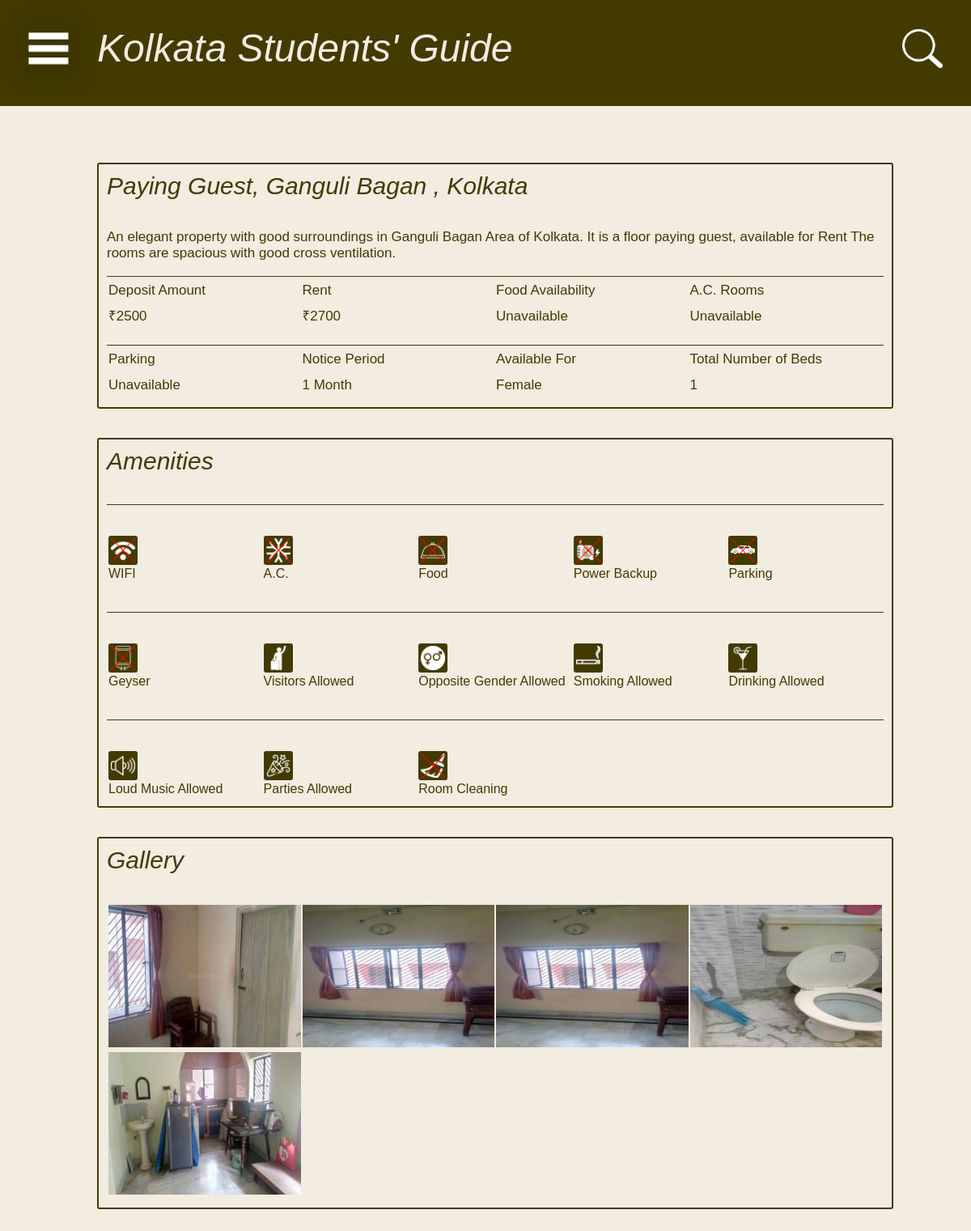
The app's page /KGS/pg/info.php?id=1 with its own data.
### tables this page shows
CREATE TABLE `payguest` (
  `id` int(4) NOT NULL,
  `name` varchar(30) NOT NULL,
  `price` int(10) NOT NULL,
  `gender` varchar(6) NOT NULL,
  `wifi` tinyint(1) NOT NULL,
  `ac` tinyint(1) NOT NULL,
  `food` tinyint(1) NOT NULL,
  `powerbackup` tinyint(1) NOT NULL,
  `roomcleaning` tinyint(1) NOT NULL,
  `depamount` int(10) NOT NULL,
  `parking` tinyint(1) NOT NULL,
  `seats` int(2) NOT NULL,
  `geyser` tinyint(1) NOT NULL,
  `noticeperiod` int(2) NOT NULL,
  `closetime` tinytext NOT NULL,
  `visitors` tinyint(1) NOT NULL,
  `oppgender` tinyint(1) NOT NULL,
  `smoking` tinyint(1) NOT NULL,
  `drinking` tinyint(1) NOT NULL,
  `loudmusic` tinyint(1) NOT NULL,
  `party` tinyint(1) NOT NULL,
  `location` tinytext NOT NULL,
  `description` text NOT NULL,
  `phone` bigint(10) UNSIGNED NOT NULL,
  `email` tinytext NOT NULL
);

CREATE TABLE `images` (
  `uid` int(11) NOT NULL,
  `id` int(11) NOT NULL,
  `name` tinytext NOT NULL
);

### KGS/pg/info.php (the view, shortened to what this page needs)
<!DOCTYPE html>
<html>
	<head>
		<link rel="stylesheet" type="text/css" href="../CSS/nav_menu.css"/>
		<link rel="stylesheet" type="text/css" href="../CSS/pginfo.css"/>
		<link rel="stylesheet" type="text/css" href="../CSS/search.css"/>
		<link rel="stylesheet" type="text/css" href="../CSS/header.css"/>
	</head>
	<body>
		<?php include '../PHP/header.php' ?>
		<div id="page">
    		<?php
    		    include "../PHP/dbhandler.php";
    		    $id = $_GET['id'];
    		    $sql = "SELECT * FROM payguest where id = '".$id."'";
    		    $res = mysqli_query($conn, $sql);
    		    if(mysqli_num_rows($res)==0){
    		        echo '<div class="block" id="error">
    		            <span>Sorry! Cannot find matching results :(</span>
    		            <br><br><a href="pglist.php">Click here to search for PG accomodation</a>
    		            <br>
    		        </div>';
    		    }
    		    else{
        		    $row = mysqli_fetch_array($res);
        		    $food=$row["food"]=="1"?"Available":"Unavailable";
        		    $ac=$row["ac"]=="1"?"Available":"Unavailable";
        		    $parking=$row["parking"]=="on"?"Available":"Unavailable";
        		    $wifi_path = "../Pictures/no_wifi.png";
        		    $ac_path = "../Pictures/no_ac.png";
        		    $food_path = "../Pictures/no_tray.png";
        		    $power_path = "../Pictures/no_power.png";
        		    $room_path = "../Pictures/no_room.png";
        		    $park_path = "../Pictures/no_park.png";
        		    $geyser_path = "../Pictures/no_geyser.png";
        		    $visitors_path = "../Pictures/no_visitors.png";
        		    $opp_path = "../Pictures/no_opp.png";
        		    $smoke_path = "../Pictures/no_smoke.png";
        		    $drink_path = "../Pictures/no_drink.png";
        		    $music_path = "../Pictures/no_music.png";
        		    $party_path = "../Pictures/no_party.png";
        		    if($row["visitors"]=="1"){
        		        $visitors_path = "../Pictures/visitors.png";
        		    }
        		    if($row["oppgender"]=="1"){
        		        $opp_path = "../Pictures/opp.png";
        		    }
        		    if($row["smoking"]=="1"){
        		        $smoke_path = "../Pictures/smoke.png";
        		    }
        		    if($row["drinking"]=="1"){
        		        $drink_path = "../Pictures/drink.png";
        		    }
        		    if($row["loudmusic"]=="1"){
        		        $music_path = "../Pictures/music.png";
        		    }
        		    if($row["party"]=="1"){
        		        $party_path = "../Pictures/party.png";
        		    }
        		    if($row["depamount"]=="0"){
        		        $row["depamount"] = "-";
        		    }else{
        		        $row["depamount"] = "₹".$row["depamount"];
        		    }
        		    if($row["noticeperiod"]=="0"){
        		        $row["noticeperiod"] = "-";
        		    }else if($row["noticeperiod"]=="1"){
        		        $row["noticeperiod"] .= " Month";
        		    }else{
        		        $row["noticeperiod"] .= " Months";
        		    }
            	    echo '<div id="bas_det" class="block">
            		    <div class="header">Paying Guest, '.$row["location"].', Kolkata</div><br><br>
            		    <span class="desc">'.ucfirst($row["description"]).'</span><br><br>
            		    <table>
            		        <tr>
            		            <td>Deposit Amount</td>
            		            <td>Rent</td>
            		            <td>Food Availability</td>
            		            <td>A.C. Rooms</td>
            		        </tr>
            		        <tr>
            		            <td>'.$row["depamount"].'</td>
            		            <td>₹'.$row["price"].'</td>
            		            <td>'.$food.'</td>
            		            <td>'.$ac.'</td>
            		        </tr>
            		    </table>
            		    <br>
            		    <table>
            		        <tr>
            		            <td>Parking</td>
            		            <td>Notice Period</td>
            		            <td>Available For</td>
            		            <td>Total Number of Beds</td>
            		        </tr>
            		        <tr>
            		            <td>'.$parking.'</td>
            		            <td>'.$row["noticeperiod"].'</td>
            		            <td>'.ucfirst($row["gender"]).'</td>
            		            <td>'.$row["seats"].'</td>
            		        </tr>
            		    </table>
            		</div><br><br>
            		<div id="amenity" class="block">
                        <div class="header">Amenities</div><br><br>
                        <table>
                            <tr>
                                <td><img class="icon" src="'.$wifi_path.'"></img></td>
                                <td><img class="icon" src="'.$ac_path.'"></img></td>
                                <td><img class="icon" src="'.$food_path.'"></img></td>
                                <td><img class="icon" src="'.$power_path.'"></img></td>
                                <td><img class="icon" src="'.$park_path.'"></img></td>
                            </tr>
                            <tr>
                                <td>WIFI</td>
                                <td>A.C.</td>
                                <td>Food</td>
                                <td>Power Backup</td>
                                <td>Parking</td>
                            </tr>
                        </table>
                        <br><br>
                        <table>
                            <tr>
                                <td><img class="icon" src="'.$geyser_path.'"></img></td>
                                <td><img class="icon" src="'.$visitors_path.'"></img></td>
                                <td><img class="icon" src="'.$opp_path.'"></img></td>
                                <td><img class="icon" src="'.$smoke_path.'"></img></td>
                                <td><img class="icon" src="'.$drink_path.'"></img></td>
                            </tr>
                            <tr>
                                <td>Geyser</td>
                                <td>Visitors Allowed</td>
                                <td>Opposite Gender Allowed</td>
                                <td>Smoking Allowed</td>
                                <td>Drinking Allowed</td>
                            </tr>
                        </table>
                        <br><br>
                        <table>
                            <tr>
                                <td><img class="icon" src="'.$music_path.'"></img></td>
                                <td><img class="icon" src="'.$party_path.'"></img></td>
                                <td><img class="icon" src="'.$room_path.'"></img></td>
                            </tr>
                            <tr>
                                <td>Loud Music Allowed</td>
                                <td>Parties Allowed</td>
                                <td>Room Cleaning</td>
                                <td></td>
                                <td></td>
                            </tr>
                        </table>
                    </div><br><br>
                    <div id="gallery" class="block">
                    <div class="header">Gallery</div><br><br>
                    <table>';
                    $sql = "SELECT * from images where id = '".$id."'";
                    $res = mysqli_query($conn, $sql);
                    $cnt = 0;
                    $rows = "";
                    while($row = mysqli_fetch_array($res)){
                        $cnt++;
                        $rows = $rows.'<td><a href="../PGPics/'.$id.'_'.$row["name"].'"><img src = "../PGPics/'.$id.'_'.$row["name"].'"></img></a></td>';
                        if($cnt%4==0){
                            echo '<tr>'.$rows.'</tr>';
                            $rows = "";
                        }
                    }
                    if($cnt%4!=0){
                        while($cnt%4!=0){
                            $rows = $rows.'<td></td>';
                            $cnt++;
                        }
                        echo '<tr>'.$rows.'</tr>';
                    }
                    echo '</table>
                        </div>';
    		    }
            ?>
    		</div>
		<br><br>
		<?php include '../PHP/menu.php'; ?>
	</body>
</html>

### KGS/CSS/nav_menu.css (style rules this page uses)
* { margin : 0; padding : 0; font-family : helvetica; }
html, body { height : 100%; }
@media only screen and (orientation: portrait) { .icon { height : 6vw; float : left; margin-top : 3vw; pointer-events : none; } }

### KGS/CSS/pginfo.css (style rules this page uses)
body { background-color : #F2ECE1; }
#page { position : relative; margin-top : 70px; width : 100%; }
.block { width : 80%; margin-left : 10%; padding : 10px; border : 2px solid #423A01; background-color : #F2ECE1; color : #423A01; border-radius : 3px; }
.block .header { font-size : 30px; font-style : italic; }
#bas_det .desc { font-size : 17px; }
.block table { border-top : 1px solid #423A01; width : 100%; }
#amenity table .icon { width : 30px; height : 30px; background-color : #423A01; padding : 3px; border-radius : 3px; }
#amenity td { width : 20%; }
#bas_det td { width : 25%; line-height : 30px; font-size : 17px; }
#gallery table { border : none; }
#gallery table td { width : 25%; }
#gallery table td img { width : 100%; }

### records on screen
payguest: location "Ganguli Bagan", description "An elegant property with good surroundings in Ganguli Bagan Area of Kolkata. It is a floor paying guest, available for Rent The rooms are spacious with good cross ventilation.", price "2700", food "Unavailable", ac "Unavailable", parking "Unavailable", gender "Female", seats "1"
images: images.name (picture)
images: name (picture)

### other values on screen
$row["depamount"] "₹2500"
$row["noticeperiod"] "1 Month"
